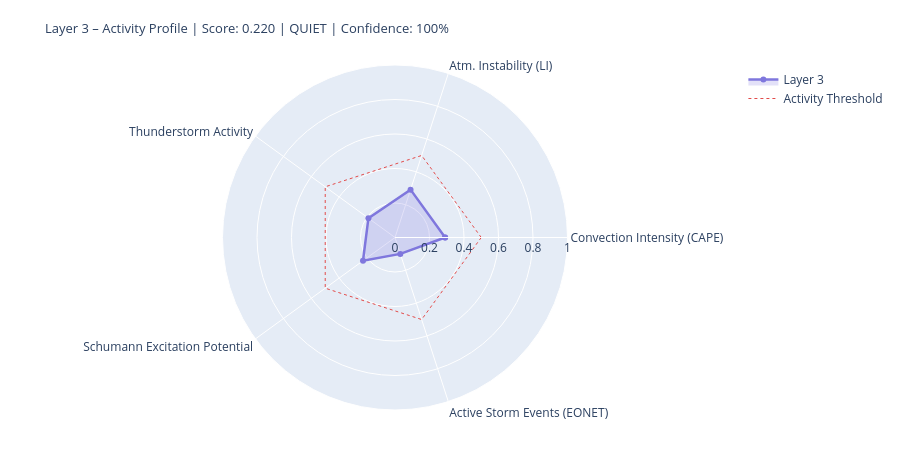

Notebook source saved alongside this figure:
### Markdown cell above
---
## 4. State Assessment & Handoff to Layer 4/5

### Code cell
# ============================================================
# LAYER-3-SCORE
# Five dynamic components
# ============================================================

def norm(v, lo, hi):
    if v is None or (isinstance(v, float) and math.isnan(v)): return None
    return round(max(0.0, min(1.0, (v - lo) / (hi - lo))), 4)

# --- 1) Convection intensity (global CAPE mean) ---
cape_mean = df_atm['cape'].dropna().mean() if not df_atm.empty else None
conv_score = norm(cape_mean, 0, 3000)
conv_src   = 'primary' if cape_mean is not None else 'missing'

# --- 2) Atmospheric instability (LI mean) ---
li_mean   = df_atm['li'].dropna().mean() if not df_atm.empty else None
# Negative LI = unstable → higher score
instab_score = norm(-li_mean if li_mean is not None else None, -6, 6)
instab_src   = 'primary' if li_mean is not None else 'missing'

# --- 3) Thunderstorm activity (mean thunder score + WMO count) ---
thunder_mean = df_atm['thunder_score'].mean() if not df_atm.empty else None
n_thunder    = int(df_atm['thunderstorm'].sum()) if not df_atm.empty else 0
thunder_score_val = norm(
    (thunder_mean or 0) * 0.7 + n_thunder * 0.1, 0, 1.0
) if thunder_mean is not None else None
thunder_src = 'primary'

# --- 4) Schumann excitation potential (weighted Schumann contribution) ---
schumann_pot = df_atm['schumann_contribution'].mean() if not df_atm.empty else None
# Boosted by Layer-2 thunderstorm trigger
if schumann_pot is not None and l2_thunder:
    schumann_pot = min(1.0, schumann_pot * 1.2)
schumann_score = norm(schumann_pot, 0, 1.0) if schumann_pot is not None else None
schumann_src   = 'derived'

# --- 5) Storm activity (NASA EONET) ---
# Distinction: None = data not loaded, 0.0 = loaded but no events
storm_score = None
storm_src   = 'missing'
if raw.get('storms') is not None:          # API reached successfully
    storm_score = norm(len(storm_events), 0, 30) if storm_events else 0.0
    storm_src   = 'primary'

# X-Ray and Kp: context only, not in dynamic score
# (X-Ray = Layer-0/4 driver; Kp = geomagnetic index, not a lightning proxy)
xray_context = None
if raw.get('xray'):
    df_xc = pd.DataFrame(raw['xray'])
    fc = next((c for c in df_xc.columns
               if any(k in c.lower() for k in ['flux','long']) and 'time' not in c.lower()),
              df_xc.columns[1])
    df_xc[fc] = pd.to_numeric(df_xc[fc], errors='coerce')
    xray_last = df_xc[fc].dropna().iloc[-1] if not df_xc[fc].dropna().empty else None
    if xray_last:
        xray_class = ('X' if xray_last>=1e-4 else 'M' if xray_last>=1e-5
                      else 'C' if xray_last>=1e-6 else 'B')
        xray_context = {'flux': float(xray_last), 'class': xray_class}
        print(f'X-Ray context: {xray_class}-class ({xray_last:.2e} W/m²)')

# --- Aggregate ---
COMPONENTS = {
    'Convection Intensity (CAPE)':  {'score': conv_score,       'source': conv_src,    'dynamic': True},
    'Atm. Instability (LI)':         {'score': instab_score,     'source': instab_src,  'dynamic': True},
    'Thunderstorm Activity':              {'score': thunder_score_val, 'source': thunder_src, 'dynamic': True},
    'Schumann Excitation Potential':   {'score': schumann_score,   'source': schumann_src,'dynamic': True},
    'Active Storm Events (EONET)': {'score': storm_score,      'source': storm_src,   'dynamic': True},
}

available   = {k: v['score'] for k, v in COMPONENTS.items() if v['score'] is not None}
unavailable = [k for k, v in COMPONENTS.items() if v['score'] is None]
layer3_score = round(sum(available.values()) / len(available), 4) if available else None
confidence   = round(len(available) / len(COMPONENTS), 2)
level = ('unknown' if layer3_score is None
         else 'quiet'   if layer3_score < 0.3
         else 'moderate' if layer3_score < 0.6
         else 'active')
dominant_l3 = max(available, key=available.get) if available else 'none'

# --- Ausgabe ---
W = 68
print('=' * W)
print('LAYER 3 – ATMOSPHERE / WEATHER / THUNDERSTORMS – STATE ASSESSMENT')
print('=' * W)
for name, comp in COMPONENTS.items():
    s = comp['score']
    if s is not None:
        bar = '█' * int(s * 20) + '░' * (20 - int(s * 20))
        print(f'  {name:<36} {bar}  {s:.3f}  [{comp["source"]}]')
    else:
        print(f'  {name:<36} {"─" * 20}  n/a   [missing]')
print('-' * W)
print(f'  Score:        {layer3_score:.3f}  ({len(available)}/{len(COMPONENTS)} components)')
print(f'  Confidence:   {confidence:.0%}')
print(f'  Level:        {level.upper()}')
print(f'  Dominant:     {dominant_l3}')
print(f'  CAPE mean:    {cape_mean:.0f} J/kg' if cape_mean else '  CAPE mean:    n/a')
print(f'  LI mean:      {li_mean:.1f} K' if li_mean is not None else '  LI mean:      n/a')
print(f'  Thunderstorms:{n_thunder} points (WMO)  +  {len(storm_events)} NASA EONET')
print('=' * W)

# Radar
cats   = list(available.keys())
vals_r = list(available.values())
if len(cats) >= 3:
    fig = go.Figure()
    fig.add_trace(go.Scatterpolar(
        r=vals_r + [vals_r[0]], theta=cats + [cats[0]],
        fill='toself', fillcolor='rgba(127,119,221,0.22)',
        line=dict(color='#7F77DD', width=2.5), name='Layer 3'
    ))
    fig.add_trace(go.Scatterpolar(
        r=[0.5] * (len(cats)+1), theta=cats + [cats[0]],
        line=dict(color='#E24B4A', dash='dot', width=1),
        mode='lines', name='Activity Threshold'
    ))
    fig.update_layout(
        title=dict(
            text=f'Layer 3 – Activity Profile | Score: {layer3_score:.3f} | {level.upper()} | Confidence: {confidence:.0%}',
            font=dict(size=13)
        ),
        polar=dict(radialaxis=dict(visible=True, range=[0, 1])),
        height=450, showlegend=True,
        margin=dict(l=60, r=60, t=65, b=40)
    )
    fig.show()

### Figure 1 — Plotly figure (JSON) as saved in the notebook; plotly's stock layout.template omitted (floating-point values rounded to 4 significant figures)
{"data": [{"fill": "toself", "fillcolor": "rgba(127,119,221,0.22)", "line": {"color": "#7F77DD", "width": 2.5}, "name": "Layer 3", "r": [0.2907, 0.2917, 0.1904, 0.2294, 0.1, 0.2907], "theta": ["Convection Intensity (CAPE)", "Atm. Instability (LI)", "Thunderstorm Activity", "Schumann Excitation Potential", "Active Storm Events (EONET)", "Convection Intensity (CAPE)"], "type": "scatterpolar"}, {"line": {"color": "#E24B4A", "dash": "dot", "width": 1}, "mode": "lines", "name": "Activity Threshold", "r": [0.5, 0.5, 0.5, 0.5, 0.5, 0.5], "theta": ["Convection Intensity (CAPE)", "Atm. Instability (LI)", "Thunderstorm Activity", "Schumann Excitation Potential", "Active Storm Events (EONET)", "Convection Intensity (CAPE)"], "type": "scatterpolar"}], "layout": {"height": 450, "margin": {"b": 40, "l": 60, "r": 60, "t": 65}, "polar": {"radialaxis": {"range": [0, 1], "visible": true}}, "showlegend": true, "title": {"font": {"size": 13}, "text": "Layer 3 – Activity Profile | Score: 0.220 | QUIET | Confidence: 100%"}}}
